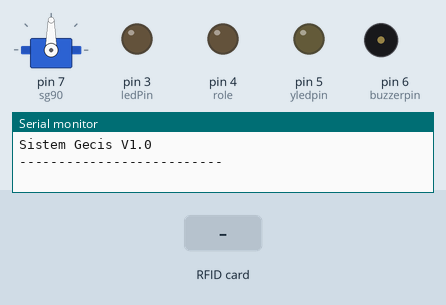
Recording of a sketch running on a simulated Arduino Uno, built with avr-gcc and run on an emulated ATmega328P. On the bench: servo, output pins drawn as LEDs (lit = HIGH), buzzer (waves = sounding), the last lines printed to the serial monitor. The inputs (shaded band) are chosen by the test bench. Pins used as bus, display or sensor lines are not drawn.

Above: at 1.2 s.
1.3 s: RFID card 5E 7A 19 C4 held to the reader
At 1.7 s:
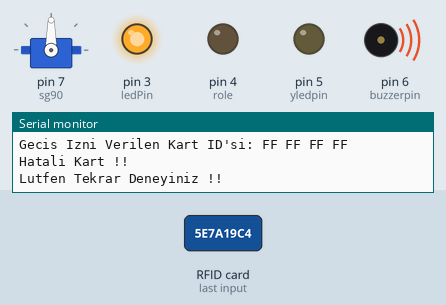
At 2.7 s:
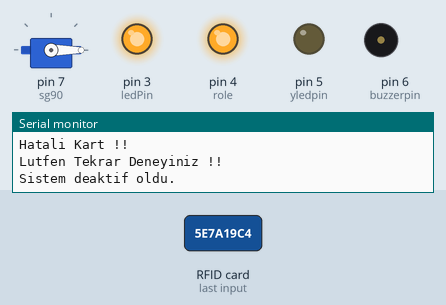
Timing chart, 0 to 4.3 s (numbered marks = the images above; inputs shaded):
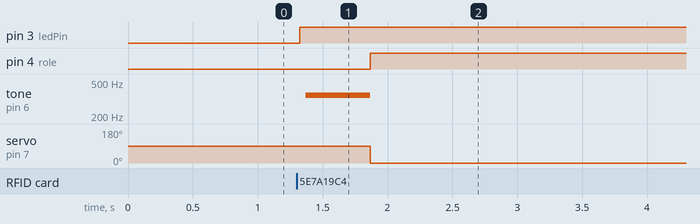

The sketch:

rfidsys.ino
```cpp
//#include <Wire.h>
//#include <LiquidCrystal_I2C.h>
#include <SPI.h>
#include <MFRC522.h>
#include <EEPROM.h>
#include <Servo.h>

//LiquidCrystal_I2C lcd (0x3F, 16, 2);

#define RST_PIN 9
#define SS_PIN 10
#define buzzerpin 6
#define yledpin 5
#define role 4
#define ledPin 3

Servo sg90;


MFRC522 mfrc522(SS_PIN, RST_PIN);


String lastRfid = "";
String kart1 = "";
String kart2 = "";

MFRC522::MIFARE_Key key;


void setup()
{
  //lcd.home();
  //lcd.print("Dogukan");
  //lcd.setCursor(7,1);
  //lcd.print("Yuvanc");
  //lcd.begin();
  //lcd.backlight();
  Serial.begin(9600);
  SPI.begin();
  //lcd.setCursor(3,0);

  mfrc522.PCD_Init();
  pinMode(buzzerpin, OUTPUT);
  pinMode(yledpin, OUTPUT);
  pinMode(role, OUTPUT);
  pinMode(ledPin, OUTPUT);
  sg90.attach(7);
  Serial.println("Sistem Gecis V1.0");
  Serial.println("--------------------------");
  Serial.println();
  //EEPROM'dan kart bilgisini oku
  readEEPROM();
}

void loop()
{
  //yeni kart okununmadıkça devam etme
  if ( ! mfrc522.PICC_IsNewCardPresent())
  {
    return;
  }
  if ( ! mfrc522.PICC_ReadCardSerial())
  {
    return;
  }
  //kartın UID'sini oku, rfid isimli string'e kaydet
  String rfid = "";
  for (byte i = 0; i < mfrc522.uid.size; i++)
  {
    rfid += mfrc522.uid.uidByte[i] < 0x10 ? " 0" : " ";
    rfid += String(mfrc522.uid.uidByte[i], HEX);
  }
  //string'in boyutunu ayarla ve tamamını büyük harfe çevir
  rfid.trim();
  rfid.toUpperCase();

  if (rfid == lastRfid)
    return;
  lastRfid = rfid;

  Serial.print("Okunan Kart ID'si: ");
  Serial.println(rfid);
  Serial.print("Gecis Izni Verilen Kart ID'si: ");
  Serial.println(kart2);
  Serial.println();
  digitalWrite(ledPin,HIGH);
  //1 nolu kart okunduysa LED'i yak, 2 nolu kart okunduysa LED'i söndür
  if (rfid == kart1)

  {
    digitalWrite(ledPin, LOW);
    digitalWrite(yledpin, HIGH);
    digitalWrite(role, LOW);
    tone(buzzerpin, 349);
    delay(500);
    noTone(buzzerpin);
    tone(buzzerpin, 349);
    delay(500);
    noTone(buzzerpin);
    //.home();
    //lcd.setCursor(0,0);
    //lcd.print("Gecerli Kart...");
    Serial.println("Dogrulanmis kart gecis verildi");
    Serial.println("Sistem 1 saniye sonra kitlenecektir ...");
    //lcd.setCursor(7,3);
    //lcd.print("Giris Yapildi.");
    delay(5000);
    sg90.write(360);
    digitalWrite(yledpin, LOW);
    Serial.println("Sistem kitlendi.");
  }
  else
  {
    //lcd.clear();
    //lcd.setCursor(0,0);
    //cd.print("Hatali Kart ...");
    //lcd.setCursor(7,3);
    //lcd.print("Sistem Kapatiliyor...");
    Serial.println("Hatali Kart !!");
    Serial.println("Lutfen Tekrar Deneyiniz !!");
    tone(buzzerpin, 349);
    delay(500);
    noTone(buzzerpin);
    Serial.println("Sistem deaktif oldu.");
    digitalWrite(role, HIGH);
    sg90.write(-10);
    delay(2000);

   }
  Serial.println();
  delay(200);

}

void readEEPROM()
{
  //EEPROM'dan ilk kartın UID'sini oku (ilk 4 byte)
  for (int i = 0 ; i < 4 ; i++)
  {
    kart1 += EEPROM.read(i) < 0x10 ? " 0" : " ";
    kart1 += String(EEPROM.read(i), HEX);
  }
  //EEPROM'dan ikinci kartın UID'sini oku
  for (int i = 4 ; i < 8 ; i++)
  {
    kart2 += EEPROM.read(i) < 0x10 ? " 0" : " ";
    kart2 += String(EEPROM.read(i), HEX);
  }
  //Okunan stringleri düzenle
  kart1.trim();
  kart1.toUpperCase();
  kart2.trim();
  kart2.toUpperCase();
}
```

Measured:
- after the input at 1.3 s, pin 3 (ledPin): LOW → HIGH at once; pin 4 (role): LOW → HIGH after 0.57 s; tone on pin 6 (buzzerpin): silent → 349 Hz after 0.07 s, → silent 0.50 s later; servo on pin 7 (sg90): 90° → 0° after 0.57 s
